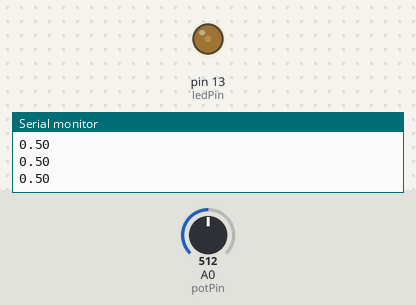
A sketch run on a simulated Arduino Uno, built with avr-gcc and run on an emulated ATmega328P. Parts: output pins drawn as LEDs (lit = HIGH), the last lines printed to the serial monitor. The inputs (shaded band) are chosen by the test bench; at power-on: A0 (potPin) = 512.

Above: at 1.2 s.
1.3 s: A0 (potPin) set to 716
2.8 s: A0 (potPin) set to 1023
At 2.99 s:
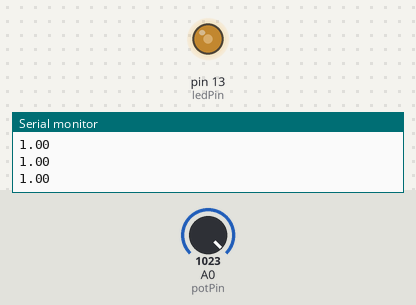
5.8 s: A0 (potPin) set to 0
At 6.7 s:
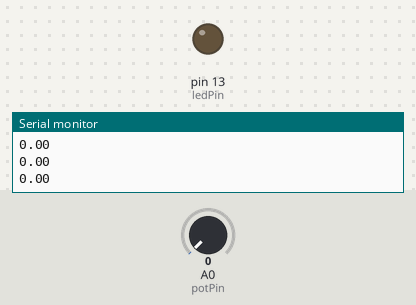
Timing chart, 0 to 8.8 s (numbered marks = the images above; inputs shaded):
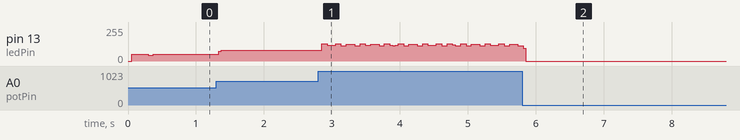

The sketch:

LED_with_potentiometer.ino
```cpp
// pin used for LED
int ledPin = 13;
// potentiometer pin
int potPin = A0;
float potVal = 0;

// periodic flashing time
float waitTimeOff = 5000;
// the power number by potentiometer
float waitFactor = 0;
// number used to determine flash time
float waitTimeOn;


void setup() {

  Serial.begin(9600);
  // pin number of LED
  pinMode(ledPin,OUTPUT);
}

void loop() {

  // read potentiometer value
  potVal = analogRead(potPin);
  waitFactor = potVal/1023;
  Serial.println(waitFactor);

  if (waitFactor > 0)
  {
    digitalWrite(ledPin,HIGH);

    // function to alter brigtness by altering flash time ratio
    waitTimeOn = pow(waitFactor,2)*waitTimeOff;

    delayMicroseconds(waitTimeOn);
    digitalWrite(ledPin,LOW);
    delayMicroseconds(waitTimeOff);
  }
}
```
